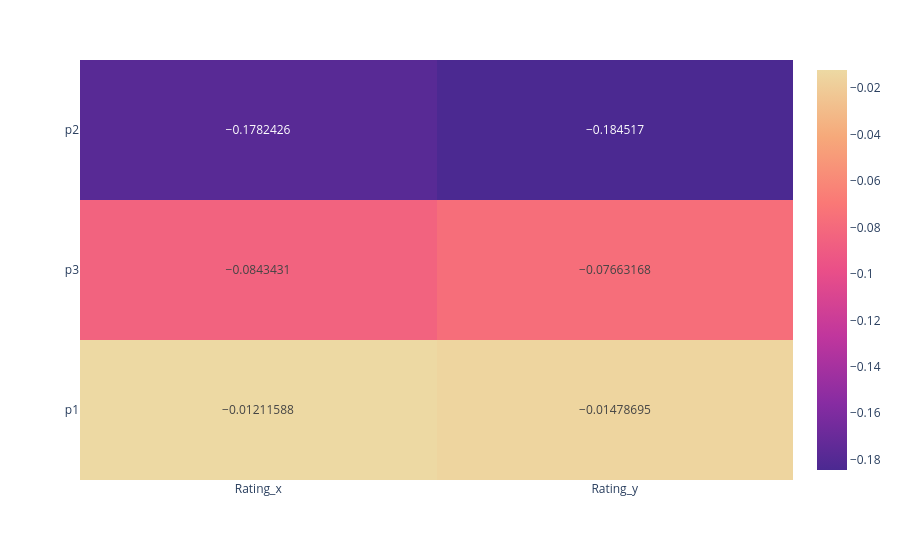

The notebook cell this image was saved under:
### Code cell
fig_corr

### Figure 1 — Plotly figure (JSON) as saved in the notebook; plotly's stock layout.template omitted (floating-point values rounded to 4 significant figures)
{"data": [{"coloraxis": "coloraxis", "hovertemplate": "x: %{x}<br>y: %{y}<br>color: %{z}<extra></extra>", "name": "0", "texttemplate": "%{z}", "type": "heatmap", "x": ["Rating_x", "Rating_y"], "xaxis": "x", "y": ["p2", "p3", "p1"], "yaxis": "y", "z": [[-0.1782, -0.1845], [-0.08434, -0.07663], [-0.01212, -0.01479]]}], "layout": {"coloraxis": {"colorscale": [[0, "rgb(75, 41, 145)"], [0.1667, "rgb(135, 44, 162)"], [0.3333, "rgb(192, 54, 157)"], [0.5, "rgb(234, 79, 136)"], [0.6667, "rgb(250, 120, 118)"], [0.8333, "rgb(246, 169, 122)"], [1, "rgb(237, 217, 163)"]]}, "margin": {"t": 60}, "xaxis": {"anchor": "y", "domain": [0, 1]}, "yaxis": {"anchor": "x", "autorange": "reversed", "domain": [0, 1]}}}
